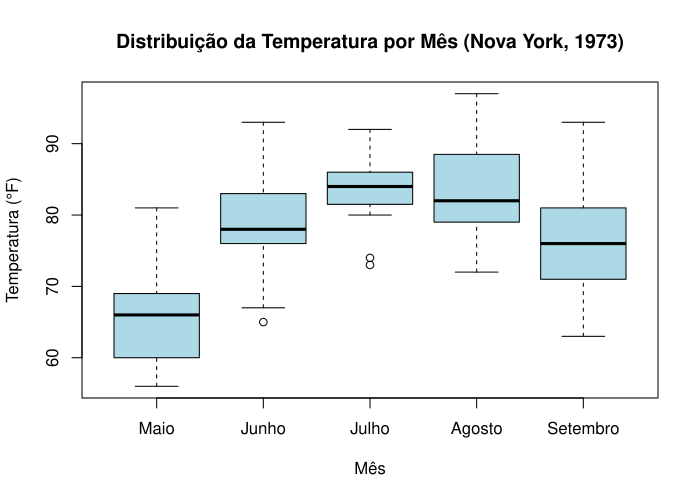

Generate this figure with R:
dados <- read.csv("airquality.csv")

pdf("figura.pdf", width = 7, height = 5)
boxplot(
  Temp ~ Month,
  data = dados,
  xlab = "Mês",
  ylab = "Temperatura (°F)",
  main = "Distribuição da Temperatura por Mês (Nova York, 1973)",
  col = "lightblue",
  names = c("Maio", "Junho", "Julho", "Agosto", "Setembro")
)
dev.off()
